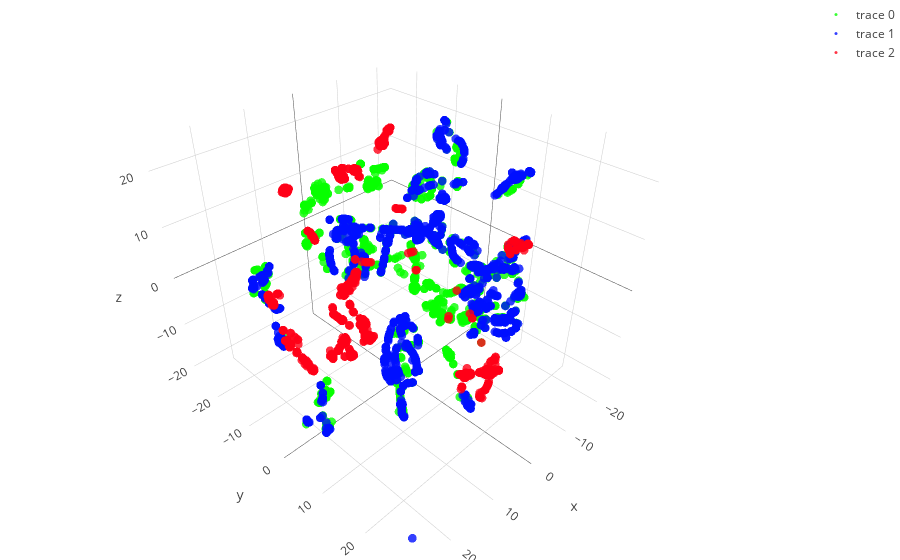

Write notebook code for a chart like this one.
### Code cell
draw3dFrame(a, X_embedded, 'saiu')

### Figure 1 — Plotly figure (JSON) as saved in the notebook; plotly's stock layout.template omitted (floating-point values rounded to 4 significant figures; data arrays with more than 128 entries replaced by an {"elided": "..."} marker saying what was removed)
{"data": [{"marker": {"color": "rgb(7,255,0)", "opacity": 0.8, "size": 3}, "mode": "markers", "type": "scatter3d", "uid": "5b4aae48-2ba1-401f-94d7-f3910f9900bc", "x": {"elided": "1308 float values"}, "y": {"elided": "1308 float values"}, "z": {"elided": "1308 float values"}}, {"marker": {"color": "rgb(0,15,255)", "opacity": 0.8, "size": 3}, "mode": "markers", "type": "scatter3d", "uid": "40b47a31-1e7d-444d-9bd6-2cd1a0030d18", "x": {"elided": "1529 float values"}, "y": {"elided": "1529 float values"}, "z": {"elided": "1529 float values"}}, {"marker": {"color": "rgb(255,0,23)", "opacity": 0.8, "size": 3}, "mode": "markers", "type": "scatter3d", "uid": "0778b22d-2560-46f7-8f7d-228ab91022ed", "x": {"elided": "803 float values"}, "y": {"elided": "803 float values"}, "z": {"elided": "803 float values"}}], "layout": {"margin": {"b": 0, "l": 0, "r": 0, "t": 0}}}
